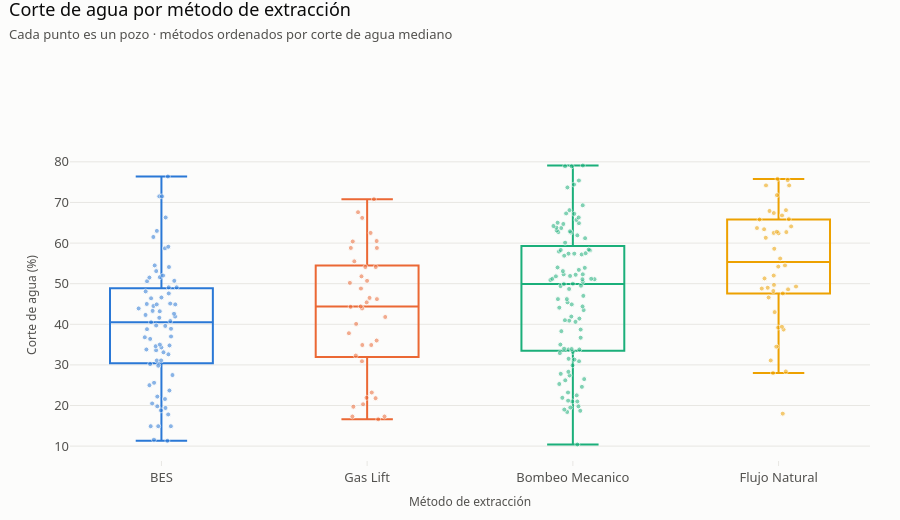

Source (notebook cell):
### Markdown cell above
## 6. Corte de agua y método de extracción

Esta es la relación por la que suele empezar cualquier revisión de un campo maduro. El diagrama de
cajas muestra la distribución completa por método —no solo el promedio—, con los pozos individuales
superpuestos para que se vea el tamaño de cada grupo y su dispersión real.

### Code cell
fig = go.Figure()
for metodo in orden_metodo:
    sub = df[df["metodo_extraccion"] == metodo]
    fig.add_trace(go.Box(
        y=sub["corte_agua_pct"], name=metodo,
        marker=dict(color=COLOR_METODO[metodo], size=5, opacity=0.55,
                    line=dict(color=SURFACE, width=1)),
        line=dict(width=2), fillcolor="rgba(0,0,0,0)",
        boxpoints="all", jitter=0.45, pointpos=0, width=0.5,
        hovertemplate="%{x}<br>Corte de agua: %{y:.1f}%<extra></extra>",
    ))

fig.update_yaxes(title_text="Corte de agua (%)")
fig.update_xaxes(title_text="Método de extracción")
fig.update_layout(showlegend=False)
titular(fig, "Corte de agua por método de extracción",
        "Cada punto es un pozo · métodos ordenados por corte de agua mediano", alto=520)
fig.show()

### Figure 1 — Plotly figure (JSON) as saved in the notebook; plotly's stock layout.template omitted (floating-point values rounded to 4 significant figures)
{"data": [{"boxpoints": "all", "fillcolor": "rgba(0,0,0,0)", "hovertemplate": "%{x}<br>Corte de agua: %{y:.1f}%<extra></extra>", "jitter": 0.45, "line": {"width": 2}, "marker": {"color": "#2a78d6", "line": {"color": "#fcfcfb", "width": 1}, "opacity": 0.55, "size": 5}, "name": "BES", "pointpos": 0, "type": "box", "width": 0.5, "y": [51.6, 50.7, 36.4, 14.9, 11.3, 40.8, 45.1, 61.5, 45.0, 44.5, 38.9, 54.1, 32.6, 58.7, 17.8, 59.1, 37.0, 23.7, 53.1, 31.1, 25.6, 71.5, 33.1, 21.6, 34.8, 48.1, 51.5, 46.4, 34.6, 76.4, 25.0, 52.0, 18.8, 29.8, 33.8, 39.6, 36.8, 66.3, 43.9, 43.2, 11.6, 49.1, 50.6, 22.2, 42.3, 41.9, 39.7, 38.8, 49.1, 71.5, 44.9, 63.0, 20.5, 43.3, 47.6, 33.6, 46.6, 19.8, 40.5, 34.3, 14.9, 41.6, 42.6, 30.2, 35.0, 54.5, 31.1, 14.9, 19.4, 27.5, 44.9]}, {"boxpoints": "all", "fillcolor": "rgba(0,0,0,0)", "hovertemplate": "%{x}<br>Corte de agua: %{y:.1f}%<extra></extra>", "jitter": 0.45, "line": {"width": 2}, "marker": {"color": "#eb6834", "line": {"color": "#fcfcfb", "width": 1}, "opacity": 0.55, "size": 5}, "name": "Gas Lift", "pointpos": 0, "type": "box", "width": 0.5, "y": [34.9, 17.3, 30.9, 55.5, 50.7, 60.4, 23.2, 50.2, 44.4, 41.8, 67.6, 34.9, 51.8, 32.3, 43.9, 60.5, 17.3, 20.3, 21.9, 46.2, 46.5, 19.7, 36.0, 37.8, 21.8, 58.8, 70.8, 16.6, 48.8, 54.1, 58.8, 62.5, 66.2, 54.1, 40.1, 44.3, 45.4]}, {"boxpoints": "all", "fillcolor": "rgba(0,0,0,0)", "hovertemplate": "%{x}<br>Corte de agua: %{y:.1f}%<extra></extra>", "jitter": 0.45, "line": {"width": 2}, "marker": {"color": "#1baf7a", "line": {"color": "#fcfcfb", "width": 1}, "opacity": 0.55, "size": 5}, "name": "Bombeo Mecanico", "pointpos": 0, "type": "box", "width": 0.5, "y": [52.3, 19.0, 21.2, 47.0, 32.9, 78.9, 73.7, 64.9, 48.7, 63.1, 52.2, 41.4, 45.4, 57.9, 27.4, 35.0, 21.0, 41.9, 51.2, 28.3, 10.4, 33.2, 33.8, 51.8, 62.9, 18.7, 23.2, 46.2, 34.0, 53.9, 51.9, 58.2, 43.5, 44.4, 51.2, 69.3, 31.5, 61.2, 21.9, 53.1, 63.8, 24.6, 38.7, 60.1, 66.3, 40.9, 38.3, 46.2, 58.3, 65.7, 67.2, 19.5, 57.5, 41.0, 79.1, 62.7, 33.8, 63.7, 50.0, 51.1, 19.8, 29.9, 51.1, 22.5, 57.4, 44.1, 50.5, 36.7, 68.1, 67.3, 61.9, 52.3, 26.2, 30.9, 40.6, 31.3, 21.0, 33.9, 18.4, 78.9, 49.4, 53.4, 49.9, 25.3, 57.4, 65.0, 64.7, 50.9, 62.6, 64.2, 44.9, 58.4, 49.5, 27.8, 57.2, 75.4, 74.4, 56.9, 54.0, 26.5]}, {"boxpoints": "all", "fillcolor": "rgba(0,0,0,0)", "hovertemplate": "%{x}<br>Corte de agua: %{y:.1f}%<extra></extra>", "jitter": 0.45, "line": {"width": 2}, "marker": {"color": "#eda100", "line": {"color": "#fcfcfb", "width": 1}, "opacity": 0.55, "size": 5}, "name": "Flujo Natural", "pointpos": 0, "type": "box", "width": 0.5, "y": [38.7, 63.7, 48.8, 71.8, 39.2, 61.3, 62.8, 74.2, 39.4, 49.0, 75.8, 56.2, 49.7, 75.5, 54.5, 62.4, 47.6, 67.9, 54.2, 67.4, 28.0, 64.1, 48.6, 51.3, 34.5, 52.0, 65.8, 31.1, 68.1, 49.3, 62.7, 48.2, 63.4, 58.6, 74.2, 65.9, 43.0, 62.5, 18.0, 28.4, 46.6, 66.8]}], "layout": {"height": 520, "margin": {"t": 150}, "showlegend": false, "title": {"text": "Corte de agua por método de extracción<br><span style='font-size:13px;color:#52514e'>Cada punto es un pozo · métodos ordenados por corte de agua mediano</span>"}, "xaxis": {"title": {"text": "Método de extracción"}}, "yaxis": {"title": {"text": "Corte de agua (%)"}}}}
